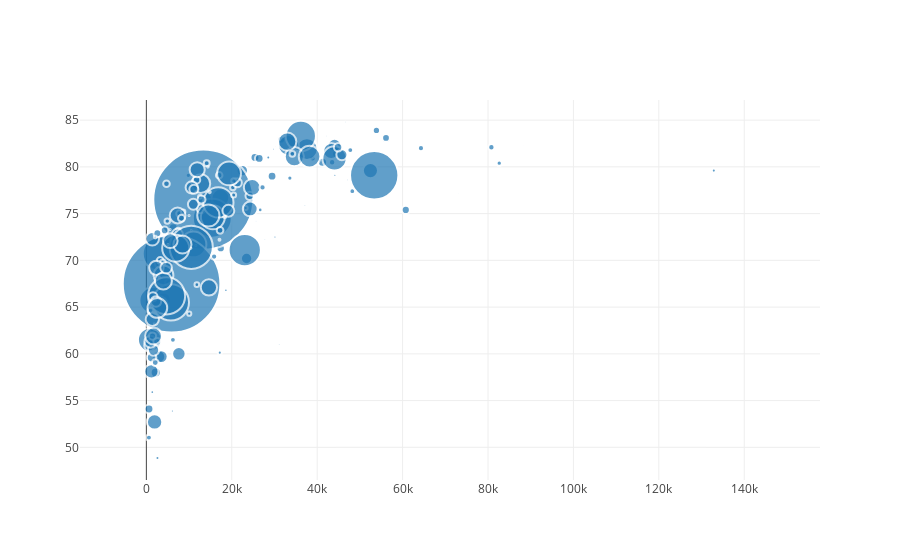

Here is the notebook cell this chart was saved with:
### Markdown cell above
However, sometimes 3-dimensional data is not always most opportunely expressed in a three dimenionsal plot. Often times they can become confusing and cluttered. In the above example, much of the data points are actually obscured as, in three dimensions, others might block them. As such, there are a number of other 3D+ graphs at your disposal. Most noteable amongst these is the Bubble plot. The bubble plot is similar to a 2-d scatter plot, however, the size of each data-point can vary according to a third parameter. To learn more about bubble plots in plotly visit: https://plot.ly/python/bubble-charts/.

### Code cell
data = pd.read_csv("country.csv")
data = data.set_index(data["Countries"])
data['GDP per capita'] = data['GDP per capita'].astype(float)
data['Life Expectancy'] = data['Life Expectancy'].astype(float)
data['Population'] = data['Population'].astype(float)
trace0 = Scatter(
    x=data['GDP per capita'],
    y=data['Life Expectancy'],
    mode='markers',
    marker=dict(
        symbol='circle',
        sizemode='area',
        sizeref=2.*max(data['Population'])/(100**2),
        size=data['Population'],
        line=dict(
            width=2
        ),
    )
)

py.iplot([trace0])

### Figure 1 — Plotly figure (JSON) as saved in the notebook; plotly's stock layout.template omitted (floating-point values rounded to 4 significant figures; data arrays with more than 128 entries replaced by an {"elided": "..."} marker saying what was removed)
{"data": [{"marker": {"line": {"width": 2}, "size": {"elided": "923 int values"}, "sizemode": "area", "sizeref": 275200.0, "symbol": "circle"}, "mode": "markers", "type": "scatter", "x": {"elided": "923 int values"}, "y": {"elided": "923 float values"}}], "layout": {}}
